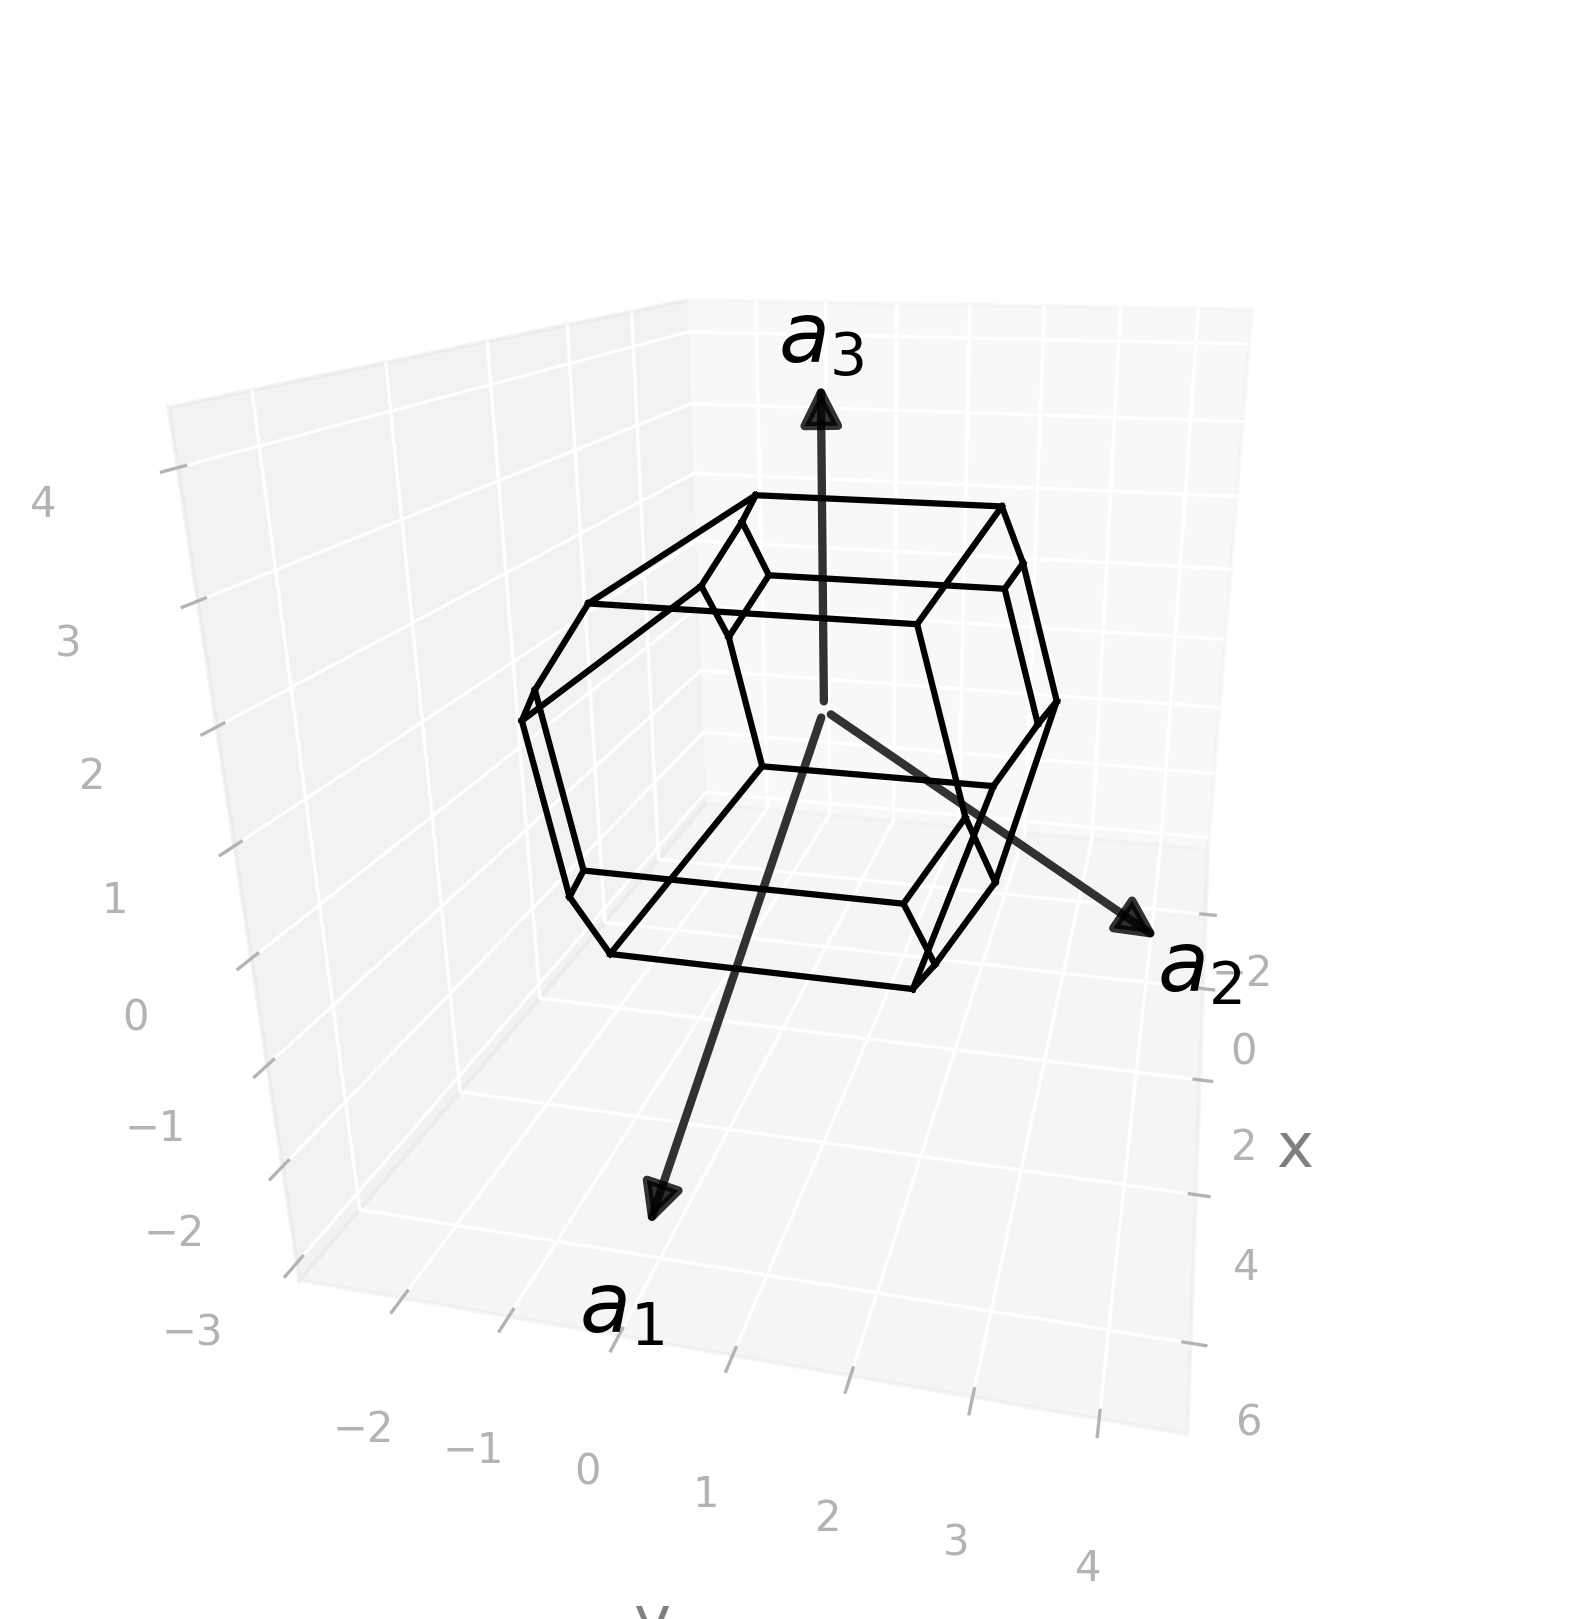

The Python source for this figure:
import radtools as rad

l = rad.lattice_example(f"TRI2b")
l.plot("wigner-seitz")
# Save an image:
l.savefig(
    "tri2b_wigner-seitz.png",
    elev=19,
    azim=13,
    dpi=300,
   bbox_inches="tight",
)
# Interactive plot:
l.show(elev=19, azim=13)
